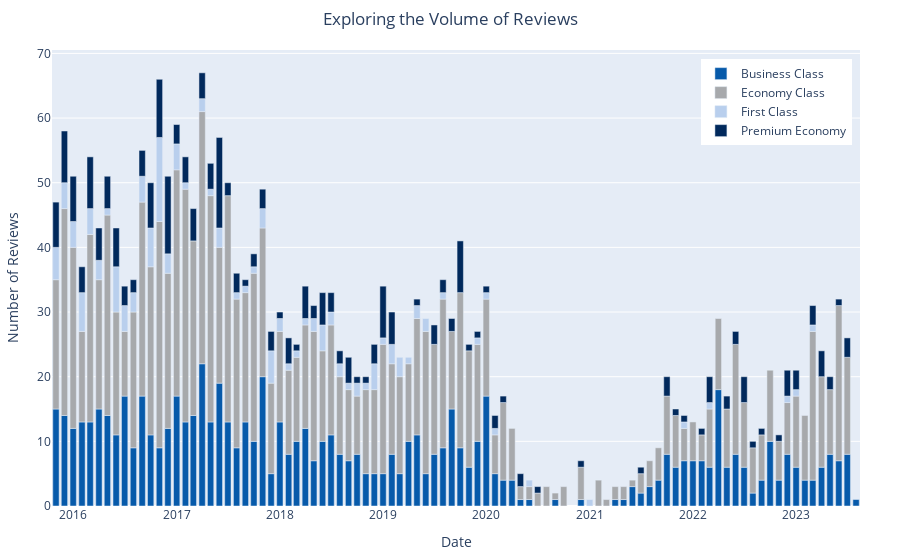

The cell this chart's notebook holds for it:
### Code cell
rev_num = df.groupby(['ym', 'seat_type']).size().reset_index(name='count')
    fig_rev_num = px.bar(rev_num, x = "ym", y = "count",
                        color = 'seat_type',
                        color_discrete_map = {'Business Class': '#075AAA', 'Economy Class': '#A7A9AC',
                                              'First Class': '#B9CFED', 'Premium Economy' : '#01295C' }
                        )
    fig_rev_num.update_layout(hovermode="x",
                    title = "Exploring the Volume of Reviews",
                    title_x = 0.5,
                    yaxis_title = 'Number of Reviews',
                    xaxis_title = 'Date',
                    legend_title = None,
                    legend = dict(yanchor = "top", y = 0.98,
                              xanchor = "right", x = 0.99),
                    margin = dict(l = 50, r = 40, t = 50, b = 30)
                    )

### Figure 1 — Plotly figure (JSON) as saved in the notebook; plotly's stock layout.template omitted (floating-point values rounded to 4 significant figures)
{"data": [{"alignmentgroup": "True", "hovertemplate": "seat_type=Business Class<br>ym=%{x}<br>count=%{y}<extra></extra>", "legendgroup": "Business Class", "marker": {"color": "#075AAA", "pattern": {"shape": ""}}, "name": "Business Class", "offsetgroup": "Business Class", "orientation": "v", "showlegend": true, "textposition": "auto", "type": "bar", "x": ["2015-11", "2015-12", "2016-01", "2016-02", "2016-03", "2016-04", "2016-05", "2016-06", "2016-07", "2016-08", "2016-09", "2016-10", "2016-11", "2016-12", "2017-01", "2017-02", "2017-03", "2017-04", "2017-05", "2017-06", "2017-07", "2017-08", "2017-09", "2017-10", "2017-11", "2017-12", "2018-01", "2018-02", "2018-03", "2018-04", "2018-05", "2018-06", "2018-07", "2018-08", "2018-09", "2018-10", "2018-11", "2018-12", "2019-01", "2019-02", "2019-03", "2019-04", "2019-05", "2019-06", "2019-07", "2019-08", "2019-09", "2019-10", "2019-11", "2019-12", "2020-01", "2020-02", "2020-03", "2020-04", "2020-05", "2020-06", "2020-09", "2020-12", "2021-04", "2021-05", "2021-06", "2021-07", "2021-08", "2021-09", "2021-10", "2021-11", "2021-12", "2022-01", "2022-02", "2022-03", "2022-04", "2022-05", "2022-06", "2022-07", "2022-08", "2022-09", "2022-10", "2022-11", "2022-12", "2023-01", "2023-02", "2023-03", "2023-04", "2023-05", "2023-06", "2023-07", "2023-08"], "xaxis": "x", "y": [15, 14, 12, 13, 13, 15, 14, 11, 17, 9, 17, 11, 9, 12, 17, 13, 14, 22, 13, 19, 13, 9, 13, 10, 20, 5, 13, 8, 10, 12, 7, 10, 11, 8, 7, 8, 5, 5, 5, 8, 5, 10, 11, 5, 8, 9, 15, 9, 6, 10, 17, 5, 4, 4, 1, 1, 1, 1, 1, 1, 3, 2, 3, 4, 8, 6, 7, 7, 7, 6, 18, 6, 8, 6, 2, 4, 10, 4, 8, 6, 4, 4, 6, 8, 7, 8, 1], "yaxis": "y"}, {"alignmentgroup": "True", "hovertemplate": "seat_type=Economy Class<br>ym=%{x}<br>count=%{y}<extra></extra>", "legendgroup": "Economy Class", "marker": {"color": "#A7A9AC", "pattern": {"shape": ""}}, "name": "Economy Class", "offsetgroup": "Economy Class", "orientation": "v", "showlegend": true, "textposition": "auto", "type": "bar", "x": ["2015-11", "2015-12", "2016-01", "2016-02", "2016-03", "2016-04", "2016-05", "2016-06", "2016-07", "2016-08", "2016-09", "2016-10", "2016-11", "2016-12", "2017-01", "2017-02", "2017-03", "2017-04", "2017-05", "2017-06", "2017-07", "2017-08", "2017-09", "2017-10", "2017-11", "2017-12", "2018-01", "2018-02", "2018-03", "2018-04", "2018-05", "2018-06", "2018-07", "2018-08", "2018-09", "2018-10", "2018-11", "2018-12", "2019-01", "2019-02", "2019-03", "2019-04", "2019-05", "2019-06", "2019-07", "2019-08", "2019-09", "2019-10", "2019-11", "2019-12", "2020-01", "2020-02", "2020-03", "2020-04", "2020-05", "2020-06", "2020-07", "2020-08", "2020-09", "2020-10", "2020-12", "2021-02", "2021-03", "2021-04", "2021-05", "2021-06", "2021-07", "2021-08", "2021-09", "2021-10", "2021-11", "2021-12", "2022-01", "2022-02", "2022-03", "2022-04", "2022-05", "2022-06", "2022-07", "2022-08", "2022-09", "2022-10", "2022-11", "2022-12", "2023-01", "2023-02", "2023-03", "2023-04", "2023-05", "2023-06", "2023-07"], "xaxis": "x", "y": [20, 32, 28, 14, 29, 20, 31, 19, 10, 21, 30, 26, 35, 24, 35, 36, 27, 39, 35, 21, 35, 23, 20, 26, 23, 14, 14, 13, 13, 16, 20, 14, 17, 12, 11, 9, 13, 13, 20, 14, 15, 12, 18, 22, 17, 23, 12, 24, 18, 15, 15, 6, 12, 8, 2, 2, 2, 3, 1, 3, 5, 4, 1, 2, 2, 1, 3, 4, 5, 9, 8, 5, 6, 4, 9, 11, 9, 17, 10, 7, 7, 11, 6, 8, 11, 10, 23, 14, 10, 24, 15], "yaxis": "y"}, {"alignmentgroup": "True", "hovertemplate": "seat_type=First Class<br>ym=%{x}<br>count=%{y}<extra></extra>", "legendgroup": "First Class", "marker": {"color": "#B9CFED", "pattern": {"shape": ""}}, "name": "First Class", "offsetgroup": "First Class", "orientation": "v", "showlegend": true, "textposition": "auto", "type": "bar", "x": ["2015-11", "2015-12", "2016-01", "2016-02", "2016-03", "2016-04", "2016-05", "2016-06", "2016-07", "2016-08", "2016-09", "2016-10", "2016-11", "2016-12", "2017-01", "2017-02", "2017-04", "2017-05", "2017-06", "2017-08", "2017-09", "2017-10", "2017-11", "2017-12", "2018-01", "2018-02", "2018-03", "2018-04", "2018-05", "2018-06", "2018-07", "2018-08", "2018-09", "2018-10", "2018-11", "2018-12", "2019-01", "2019-02", "2019-03", "2019-04", "2019-05", "2019-06", "2019-08", "2019-12", "2020-01", "2020-02", "2020-06", "2021-01", "2021-12", "2022-03", "2022-12", "2023-01", "2023-03"], "xaxis": "x", "y": [5, 4, 4, 6, 4, 3, 1, 7, 4, 3, 4, 6, 13, 3, 4, 1, 2, 1, 3, 1, 1, 1, 3, 5, 2, 1, 1, 1, 2, 4, 2, 2, 1, 2, 1, 4, 1, 3, 3, 1, 2, 2, 1, 1, 1, 1, 1, 1, 1, 1, 1, 1, 1], "yaxis": "y"}, {"alignmentgroup": "True", "hovertemplate": "seat_type=Premium Economy<br>ym=%{x}<br>count=%{y}<extra></extra>", "legendgroup": "Premium Economy", "marker": {"color": "#01295C", "pattern": {"shape": ""}}, "name": "Premium Economy", "offsetgroup": "Premium Economy", "orientation": "v", "showlegend": true, "textposition": "auto", "type": "bar", "x": ["2015-11", "2015-12", "2016-01", "2016-02", "2016-03", "2016-04", "2016-05", "2016-06", "2016-07", "2016-08", "2016-09", "2016-10", "2016-11", "2016-12", "2017-01", "2017-02", "2017-03", "2017-04", "2017-05", "2017-06", "2017-07", "2017-08", "2017-09", "2017-10", "2017-11", "2017-12", "2018-01", "2018-02", "2018-03", "2018-04", "2018-05", "2018-06", "2018-07", "2018-08", "2018-09", "2018-10", "2018-11", "2018-12", "2019-01", "2019-02", "2019-05", "2019-07", "2019-08", "2019-09", "2019-10", "2019-11", "2019-12", "2020-01", "2020-02", "2020-03", "2020-05", "2020-07", "2020-12", "2021-07", "2021-10", "2021-11", "2021-12", "2022-02", "2022-03", "2022-05", "2022-06", "2022-07", "2022-08", "2022-09", "2022-11", "2022-12", "2023-01", "2023-03", "2023-04", "2023-05", "2023-06", "2023-07"], "xaxis": "x", "y": [7, 8, 7, 4, 8, 5, 5, 6, 3, 2, 4, 7, 9, 12, 3, 4, 5, 4, 4, 14, 2, 3, 1, 2, 3, 3, 1, 4, 1, 5, 2, 5, 3, 2, 4, 1, 1, 3, 8, 5, 1, 3, 2, 2, 8, 1, 1, 1, 2, 1, 2, 1, 1, 1, 3, 1, 1, 1, 4, 2, 2, 4, 1, 1, 1, 4, 3, 3, 4, 2, 1, 3], "yaxis": "y"}], "layout": {"barmode": "relative", "hovermode": "x", "legend": {"title": {}, "tracegroupgap": 0, "x": 0.99, "xanchor": "right", "y": 0.98, "yanchor": "top"}, "margin": {"b": 30, "l": 50, "r": 40, "t": 50}, "title": {"text": "Exploring the Volume of Reviews", "x": 0.5}, "xaxis": {"anchor": "y", "domain": [0, 1], "title": {"text": "Date"}}, "yaxis": {"anchor": "x", "domain": [0, 1], "title": {"text": "Number of Reviews"}}}}
